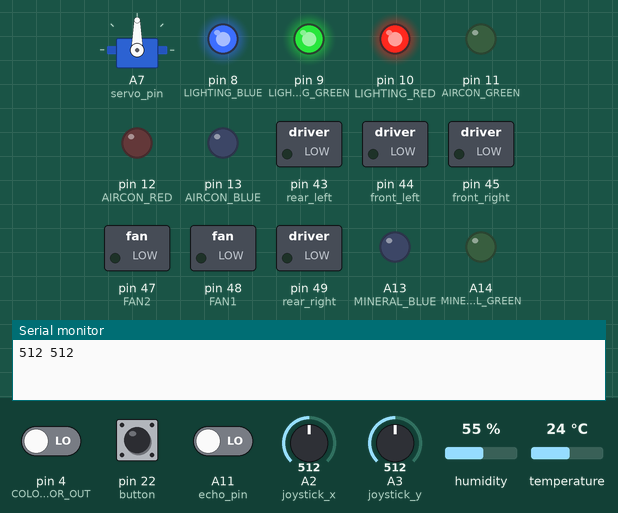
Simulated run of this sketch. Board: Arduino Mega 2560, built with avr-gcc and run on an emulated ATmega2560. On the bench: servo, switched loads named in the sketch (green lamp = pin HIGH), output pins drawn as LEDs (lit = HIGH), the last lines printed to the serial monitor. Dashed ring = blinking. The inputs (shaded band) are chosen by the test bench; at power-on: A2 (joystick_x) = 512, pin 22 (button) HIGH, pin 4 (COLOUR_SENSOR_OUT) LOW, A3 (joystick_y) = 512, A11 (echo_pin) LOW, humidity 55 %, temperature 24 °C. Pins used as bus, display or sensor lines are not drawn.

Above: at 2.1 s.
2.2 s: A2 (joystick_x) set to 993
8.6 s: A2 (joystick_x) set to 1018
At 10.0 s:
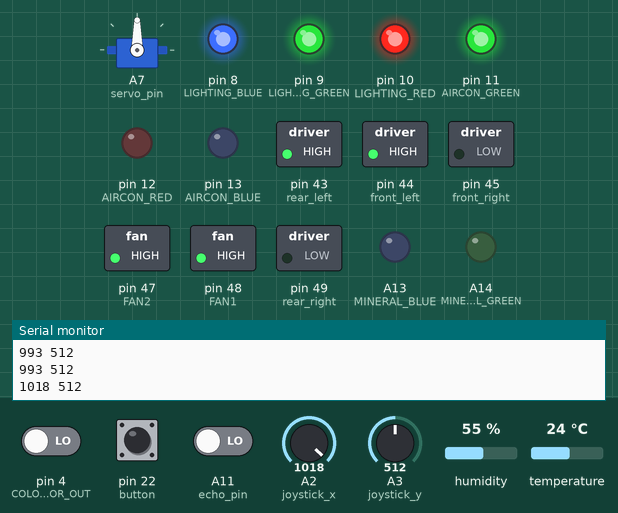
14.8 s: pin 22 (button) pulled LOW for 1 s
At 16.7 s:
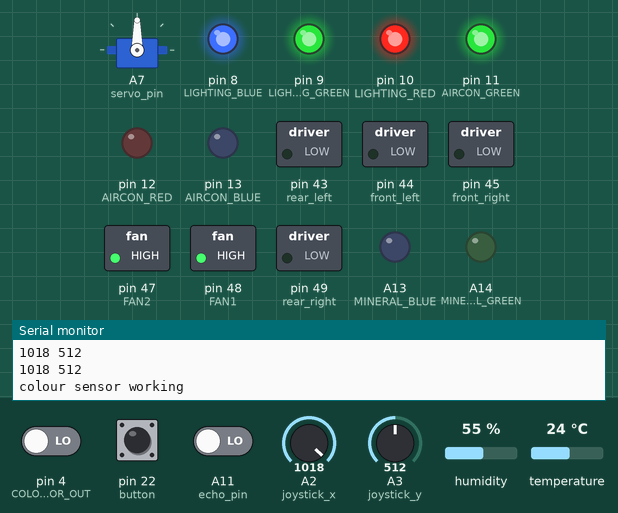
19.9 s: pin 22 (button) pulled LOW for 3.2 s
At 22.2 s:
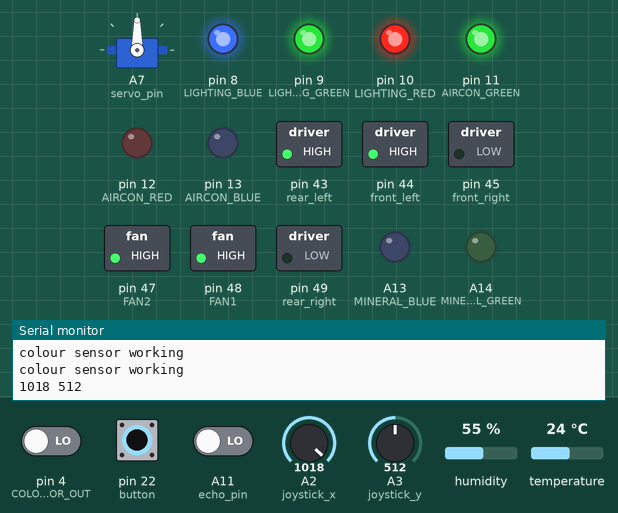
27.0 s: A2 (joystick_x) set to 992
At 28.4 s:
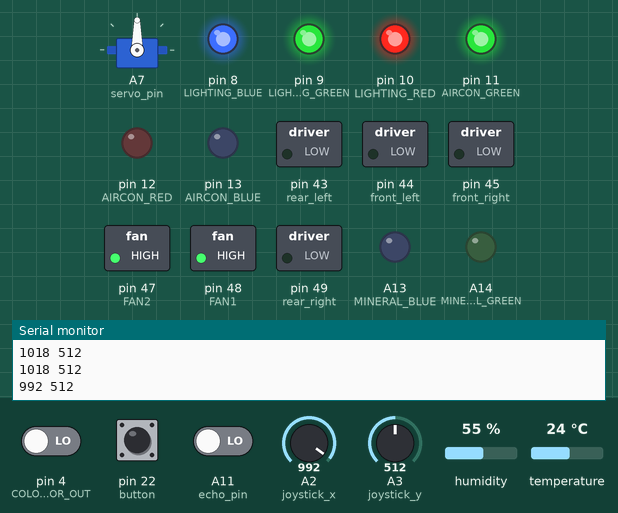
Timing chart, 0 to 31.2 s (numbered marks = the images above; inputs shaded):
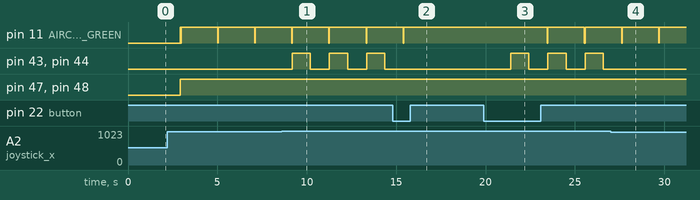

Measured:
- the behaviour switches between 1000 and 1001 on A2 (joystick_x) (found by bisection; images 0 and 1)
- after the input at 8.6 s, pin 43 (rear_left), pin 44 (front_left): alternates HIGH for 1.0 s and LOW for 1.1 s, starting after 0.60 s
- after the input at 14.8 s, pin 11 (AIRCON_GREEN): goes on until 15.4 s, then stays HIGH; pin 43 (rear_left), pin 44 (front_left): stops changing and stays LOW
- after the input at 19.9 s, pin 43 (rear_left), pin 44 (front_left): alternates HIGH for 1.0 s and LOW for 1.1 s, starting after 1.5 s
- after the input at 27.0 s, pin 43 (rear_left), pin 44 (front_left): stops changing and stays LOW
- by itself, pin 11 (AIRCON_GREEN): repeats every 2.1 s: LOW 0.01 s, HIGH 0.01 s, LOW 0.01 s, HIGH 2.0 s

The sketch:

lunar_car.ino
```cpp
// Arduino MEGA

// pins from AIRCON lighting
const int AIRCON_BLUE = 13;
const int AIRCON_RED = 12;
const int AIRCON_GREEN = 11;

// mineral lighting
#define MINERAL_RED A15
#define MINERAL_GREEN A14
#define MINERAL_BLUE A13

// pins from car general lighting
const int LIGHTING_RED = 10;
const int LIGHTING_GREEN = 9;
const int LIGHTING_BLUE = 8;

// pins for the fans
const int FAN1 = 48;
const int FAN2 = 47;
const float activitate_temperature = 30;
const float higher_activitate_temperature = 35;

// supersonic sensor
const int trig_pin = 53;
#define echo_pin A11
double duration, distance;

// pins for the colour sensor / read values
const int S0 = 28;
const int S1 = 29;
const int S2 = 30;
const int S3 = 31;
const int COLOUR_SENSOR_OUT = 4;
int colour_read;
int sensor_r, sensor_g, sensor_b;
int r_mx = 457, r_mn = 84, g_mx = 381, g_mn = 71, b_mx = 279, b_mn = 81;

// button for controlling the colour sensor
const int button = 22;
bool button_on = false;

// temperature sensor
#include "DHT.h"
#define temp_sensor_pin A0
#define DHTTYPE DHT11
float temperature, prev_temperature = -1;
DHT dht(temp_sensor_pin, DHTTYPE);

// XY joystick
#define joystick_x A2
#define joystick_y A3
int x_val, y_val;
// the x_val controls the forward/backward motion of the car
// the y_val controls the left/right motion of the car

// the front wheels
const int front_left = 44;
const int front_right = 45;
// the rear wheels
const int rear_left = 43;
const int rear_right = 49;

// servo
#include <Servo.h>
Servo myservo;
#define servo_pin A7

// buzzer
const int buzzer_pin = 2;
// buzzer warning signal freq = 1000

int temp; // some temp int for reading input

//clock_t T, NT;
//double get_time() {NT = clock() - T; return (double)(NT) / CLOCKS_PER_SEC * 1000;} // current milisecond

void setup() {
//  T = clock();
  // SETTING PIN MODES

  // aircon lighting
  pinMode(AIRCON_RED, OUTPUT);
  pinMode(AIRCON_BLUE, OUTPUT);
  pinMode(AIRCON_GREEN, OUTPUT);
//  digitalWrite(AIRCON_GREEN, HIGH);
  // general lighting
  pinMode(LIGHTING_RED, OUTPUT);
  pinMode(LIGHTING_BLUE, OUTPUT);
  pinMode(LIGHTING_GREEN, OUTPUT);
  digitalWrite(LIGHTING_RED, HIGH);
  digitalWrite(LIGHTING_BLUE, HIGH);
  digitalWrite(LIGHTING_GREEN, HIGH);
  // mineral lighting
  pinMode(MINERAL_RED, OUTPUT);
  pinMode(MINERAL_GREEN, OUTPUT);
  pinMode(MINERAL_BLUE, OUTPUT);
  // fan
  pinMode(FAN1, OUTPUT);
  pinMode(FAN2, OUTPUT);
  // colour sensor
  pinMode(S0, OUTPUT);
  pinMode(S1, OUTPUT);
  pinMode(S2, OUTPUT);
  pinMode(S3, OUTPUT);
  pinMode(COLOUR_SENSOR_OUT, INPUT);
  digitalWrite(S0, HIGH); // easier for the arduino to measure
  digitalWrite(S1, LOW); // easier for the arduino to measure
  // button for turning on the colour sensor
  pinMode(button, INPUT);
  // front wheel
  pinMode(front_left, OUTPUT);
  pinMode(front_right, OUTPUT);
  // rear wheel
  pinMode(rear_left, OUTPUT);
  pinMode(rear_right, OUTPUT);
  // temperautre sensor
  dht.begin();
  // servo
  myservo.attach(servo_pin);
  // buzzer
  pinMode(buzzer_pin, OUTPUT);
  // supersonic sensor
  pinMode(echo_pin, INPUT);
  pinMode(trig_pin, OUTPUT);

  // some setups
  digitalWrite(AIRCON_RED, LOW);
  digitalWrite(AIRCON_BLUE, LOW);

  // turn on the terminal (Serial monitor)
  Serial.begin(9600);

  // testing place
//  digitalWrite(front_left, LOW);
//  digitalWrite(front_right, HIGH);
//  analogWrite(servo_pin, 200);
  myservo.write(80);
  delay(900);
  myservo.write(90);
}

int get_red () {
  digitalWrite(S2, LOW); digitalWrite(S3, LOW);
  return pulseIn(COLOUR_SENSOR_OUT, digitalRead(COLOUR_SENSOR_OUT == HIGH ? LOW : HIGH));
}

int get_green () {
  digitalWrite(S2, HIGH); digitalWrite(S3, HIGH);
  return pulseIn(COLOUR_SENSOR_OUT, digitalRead(COLOUR_SENSOR_OUT == HIGH ? LOW : HIGH));
}

int get_blue () {
  digitalWrite(S2, LOW); digitalWrite(S3, HIGH);
  return pulseIn(COLOUR_SENSOR_OUT, digitalRead(COLOUR_SENSOR_OUT == HIGH ? LOW : HIGH));
}

int curr_time;
bool flag = false;

void beep_beep_beep () {
  analogWrite(buzzer_pin, 1000);
  delay(10);
  digitalWrite(buzzer_pin, LOW);
  delay(90);
  analogWrite(buzzer_pin, 1000);
  delay(10);
  digitalWrite(buzzer_pin, LOW);
  delay(90);
  analogWrite(buzzer_pin, 1000);
  delay(10);
  digitalWrite(buzzer_pin, LOW);
}

void loop() {
  temp = digitalRead(button);
  if (temp == LOW) button_on = !button_on;
  if (button_on) {
    Serial.println("colour sensor working");
    sensor_r = get_red(); // inverse
    sensor_g = get_green(); // inverse
    sensor_b = get_blue(); // inverse
//    Serial.print("RED ");
//    Serial.print(sensor_r);
//    Serial.print(" BLUE ");
//    Serial.print(sensor_b);
//    Serial.print(" GREEN ");
//    Serial.println(sensor_g);
    if (sensor_r < sensor_b && sensor_r < sensor_g) {
      // red detected
      Serial.println("RED");
      analogWrite(MINERAL_RED, 255);
      analogWrite(MINERAL_GREEN, 0);
      analogWrite(MINERAL_BLUE, 0);

      // beep beep beep sound
      beep_beep_beep();
    }
    else if (sensor_b < sensor_r && sensor_b < sensor_g) {
      // blue detected
      Serial.println("BLUE");
      analogWrite(MINERAL_RED, 0);
      analogWrite(MINERAL_GREEN, 0);
      analogWrite(MINERAL_BLUE, 255);

      // beep beep beep sound
      beep_beep_beep();
    }
    else if (sensor_g < sensor_r && sensor_g < sensor_b) {
      // green detected
      Serial.println("GREEN");
      analogWrite(MINERAL_RED, 0);
      analogWrite(MINERAL_GREEN, 255);
      analogWrite(MINERAL_BLUE, 0);

      // beep beep beep sound
      beep_beep_beep();
    }
//    delay(1000);
    return;
  }

  x_val = analogRead(joystick_x);
  y_val = analogRead(joystick_y);
  Serial.print(x_val);
  Serial.print(" ");
  Serial.println(y_val);
  if (y_val > 1000 && x_val / 100 == 5) {
    // go forward
    digitalWrite(front_left, HIGH);
    digitalWrite(front_right, HIGH);
    digitalWrite(rear_left, HIGH);
    digitalWrite(rear_right, HIGH);
  }
  if (y_val < 10 && x_val / 100 == 5) {
    // go backward
    digitalWrite(front_left, LOW);
    digitalWrite(front_right, LOW);
    digitalWrite(rear_left, LOW);
    digitalWrite(rear_right, LOW);
  }
  if (x_val > 1000 && y_val / 100 == 5) {
    // left
    digitalWrite(front_left, LOW);
    digitalWrite(front_right, HIGH);
    digitalWrite(rear_left, LOW);
    digitalWrite(rear_right, HIGH);
  }
  if (x_val > 1000 && y_val / 100 == 5) {
    // right
    digitalWrite(front_left, HIGH);
    digitalWrite(front_right, LOW);
    digitalWrite(rear_left, HIGH);
    digitalWrite(rear_right, LOW);
  }
  digitalWrite(trig_pin, HIGH);
  delay(10);
  digitalWrite(trig_pin, LOW);
  duration = pulseIn(echo_pin, HIGH);
  distance = duration * 0.34 / 2; // milimeter
//  Serial.println(distance);
  if (distance < 75) {
    digitalWrite(front_left, LOW);
    digitalWrite(front_right, LOW);
    digitalWrite(rear_left, LOW);
    digitalWrite(rear_right, LOW);
    analogWrite(buzzer_pin, 1000);
    delay(1000);
    digitalWrite(buzzer_pin, LOW);
  }

  temperature = dht.readTemperature();
//  Serial.println(temperature);
  temperature = 36;
  if (temperature > higher_activitate_temperature) {
    digitalWrite(FAN1, HIGH); digitalWrite(FAN2, HIGH);
    analogWrite(AIRCON_GREEN, 255);
    delay(10);
    digitalWrite(AIRCON_GREEN, LOW);
    delay(10);
    analogWrite(AIRCON_GREEN, 255);
    delay(10);
    digitalWrite(AIRCON_GREEN, LOW);
    delay(10);
    analogWrite(AIRCON_GREEN, 255);
  }
  else if (temperature > activitate_temperature) {
    digitalWrite(FAN1, HIGH); digitalWrite(FAN2, HIGH);
    analogWrite(AIRCON_GREEN, 100);
    delay(10);
    digitalWrite(AIRCON_GREEN, LOW);
    delay(10);
    analogWrite(AIRCON_GREEN, 100);
  }
  else {
    digitalWrite(FAN1, LOW); digitalWrite(FAN2, LOW);
    digitalWrite(AIRCON_GREEN, LOW);
  }
}
```
